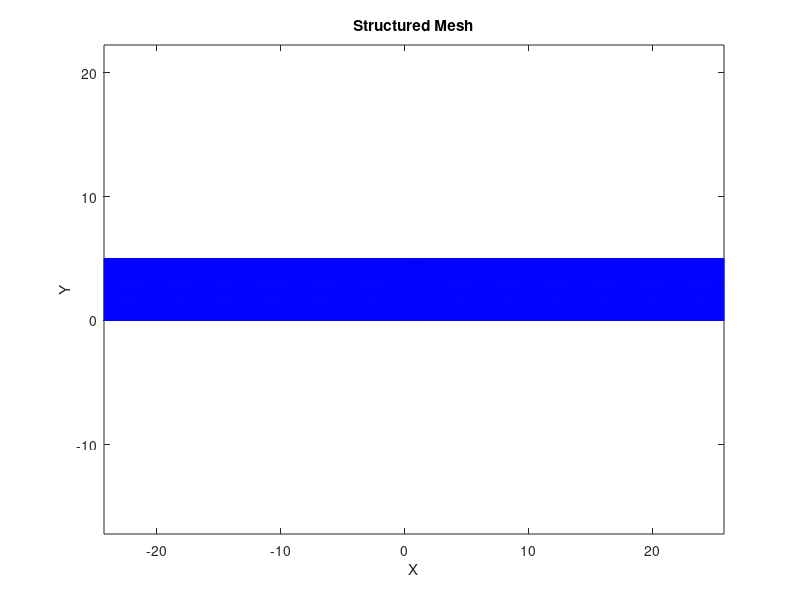

This chart was generated by the following MATLAB code: (Note: this script raises an error after producing the figure.)
%Grid with geometrical inflation layer for bump in channel problem
%clear all
close all
clc
%tic

%boundary layer thickness estimation
Re=3e6;%Reynolds Number
x_lenght=1.5;%lenght of the plate
d99=(0.35*x_lenght)/(Re^(1/5)) + 0.05*2;%boundary layer estimation

y_wall =3.8e-4;%Non dimensional wall distance
y_h=2*y_wall;%height of the first cell
inf_layer_N = 15;% Number of layers
%d99=1.0230;%height of the boundary layer

%%% Computig geometrical growth factor
inf_layer_G=0.00001;%Geometrical factor 
y_t=0;%Boundary layer height
while y_t<=d99
    inf_layer_G=inf_layer_G+0.00001;
    y_t=y_h*((1-inf_layer_G^inf_layer_N)/(1-inf_layer_G));
end    

l_x = 50; % length in X
l_y = 5; % length in Y
n_x = 354;  % number of grid points in X
n_y =162;  % number of grid points in Y

or_plate=[0 0];%origin of the plate X,Y
len_plate=1.5;%len of the plate
p_farfield_l=or_plate(1)- 0.5*(l_x-len_plate);%position of the left farfield
p_farfield_r=or_plate(1)+len_plate+ 0.5*(l_x-len_plate);%position of the right farfield
p_farfield_t=or_plate(2)+l_y;%position of the top farfield

%Creating X steps with refinement at the leading and  trailing edges

%refinement in the leading and trailing edges with inflation layers x
%direction
inf_layer_Nx=30;%simetrical ,for trailling and leading,proposed
x_h=4*y_h;%first  x step  from leading and trailling egdes
inf_layer_G_ed=1.05;%G factor for inflation layer at the edges

%leading edge
x_plate_led=zeros(1,1+2*inf_layer_Nx);%vector for define steps in leading edge
x_plate_led(21)=or_plate(1);%defining grid point for leading edge
sum_layer_x=0;%len of the inflation layer
%loop for define gridpoints in leading edge
for i =0:inf_layer_Nx-1
    sum_layer_x=sum_layer_x-x_h*inf_layer_G_ed^i;
    x_plate_led(inf_layer_Nx-i)=sum_layer_x;
    x_plate_led(inf_layer_Nx+2+i)=-sum_layer_x;
end
    
%trailling edge
x_plate_trl=zeros(1,1+2*inf_layer_Nx);%vector for define steps in trailling edge
x_plate_trl(inf_layer_Nx+1)=or_plate(1)+len_plate;%defining grid point for trailing edge
sum_layer_x=0;% inflation layer position
%loop for define gridpoints in leading edge
for i =0:inf_layer_Nx-1
    sum_layer_x=sum_layer_x-x_h*inf_layer_G_ed^i;
    x_plate_trl(inf_layer_Nx-i)=x_plate_trl(inf_layer_Nx+1)+sum_layer_x;
    x_plate_trl(inf_layer_Nx+2+i)=x_plate_trl(inf_layer_Nx+1)-sum_layer_x;
end

%portion of the grid in x between the 2 inflation layers
%this portion of the plate has the maximum step that have the inflation
%layers at the edges.

dx_int=x_plate_trl(2*inf_layer_Nx+1)-x_plate_trl(2*inf_layer_Nx);%maximum step in inflation layer
len_int_plate=x_plate_trl(1)-x_plate_led(2*inf_layer_Nx+1);%lenght in the intermediate zone of the plate
gp_int_plate= round(len_int_plate/dx_int);%number of grid points in the interior of the plate
dx_int=len_int_plate/gp_int_plate;%recomputing step in the interior of the plate


x_plate_int=zeros(1,gp_int_plate+1);%number of grids in the interior of the plate 
x_plate_int(1)=x_plate_led(2*inf_layer_Nx+1);
for i =2:gp_int_plate+1
    x_plate_int(i)=x_plate_int(i-1)+dx_int;
end

%number of grid points from edge inflation layers to farfields per side
gp_edf=0.5*(n_x - (4*inf_layer_Nx + gp_int_plate));


%distance from farfield to inflation layers
if x_plate_led(1) - p_farfield_l == p_farfield_r- x_plate_trl(2*inf_layer_Nx+1)
    len_ff=x_plate_led(1) - p_farfield_l;
else 
    printf("Error in  the mesh")
end 
 
%size of step from farfields to inflation layers
dx_ff= len_ff/gp_edf;

%grid portion from left farfield to leading inflation layer
x_grid_lft= zeros(1,gp_edf+1);
x_grid_lft(1)=p_farfield_l;
for i=2:gp_edf+1
    x_grid_lft(i)= x_grid_lft(i-1)+dx_ff;
end

%grid portion from trailling inflation layer to right farfield
x_grid_rgt= zeros(1,gp_edf+1);
x_grid_rgt(1)=x_plate_trl(2*inf_layer_Nx+1);
for i=2:gp_edf+1
    x_grid_rgt(i)= x_grid_rgt(i-1)+dx_ff;
end

x_grid_vector=[x_grid_lft x_plate_led(2:2*inf_layer_Nx+1) x_plate_int(2:gp_int_plate+1) x_plate_trl(2:2*inf_layer_Nx) x_grid_rgt];

y=zeros(size(x_grid_vector));
%plot(x_grid_vector, y, 'o', 'MarkerSize', 8, 'MarkerFaceColor', 'r');

fprintf("Grid points in the plate")
disp(2*inf_layer_Nx+gp_int_plate)

%inflation layer in Y direction
for i = 1:length(x_grid_vector)
    if x_grid_vector(i)>0.3
        b_1=i;
        break
    end    
end

for i = 1:length(x_grid_vector)
    if x_grid_vector(i)>1.2
        b_2=i-1;
        break
    end
end


for i = b_1:b_2
    y(i) = 0.05*(sin(pi*x_grid_vector(i)/0.9 - (pi/3.)))^4;%comment this line for a flat mesh
end



% Matrix that will store the X coordinates of the mesh
X = zeros(n_y+1, n_x+1);
% Storing X coordinates, constant step
for i = 1:n_x+1
    X(:, i) = x_grid_vector(i);
end


% Initial matrix that will store the Y coordinates of the mesh
Y_t = zeros(n_y+1, n_x+1);
%defining the Y coordinates for the bump
for i = 1:n_x+1
    Y_t(1, i) = y(i);
    Y_t(2,i)=Y_t(1, i)+y_h;
end

% Storing Y coordinates for the inflation boundary layer
for i = 3:inf_layer_N+1
    for j = 1:n_x+1
        Y_t(i, j) = Y_t(i-1, j) + y_h*inf_layer_G^(i-2);
    end
end

% Storing Y coordinates for the rest of the mesh
dy_f_d = 0;          % dynamic y-step
max_y = max(y);      % maximum value of Y
for i = inf_layer_N+2:n_y+1
    for j = 1:n_x+1
        dy_f_d = (l_y - (y(j) + Y_t(inf_layer_N+1,1)))/(n_y-inf_layer_N);
        Y_t(i, j) = Y_t(i-1, j) + dy_f_d;
    end
end

Y = zeros(size(Y_t));

k = 0;
for i = 1:n_y+1
    for j = 1:n_x+1
        Y(i, j) = Y_t(n_y+1-k, j);
    end
    k = k + 1;
end

clear Y_t;

figure;
% Plot vertical lines (constant j)
plot(X, Y, 'Color', 'b', 'LineWidth', 0.5);
hold on;
% Plot horizontal lines (constant i)
plot(X', Y', 'Color', 'b', 'LineWidth', 0.5);
axis equal;
xlabel('X');
ylabel('Y');
title('Structured Mesh');
toc
